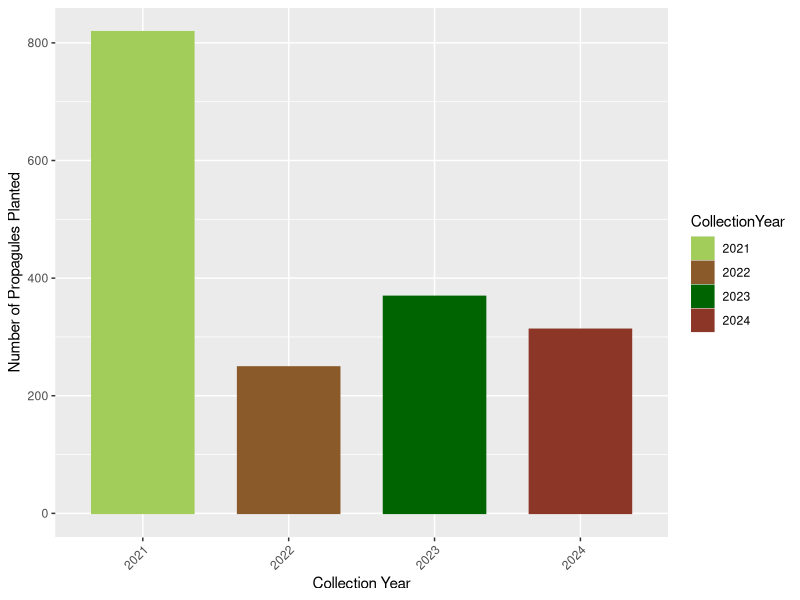
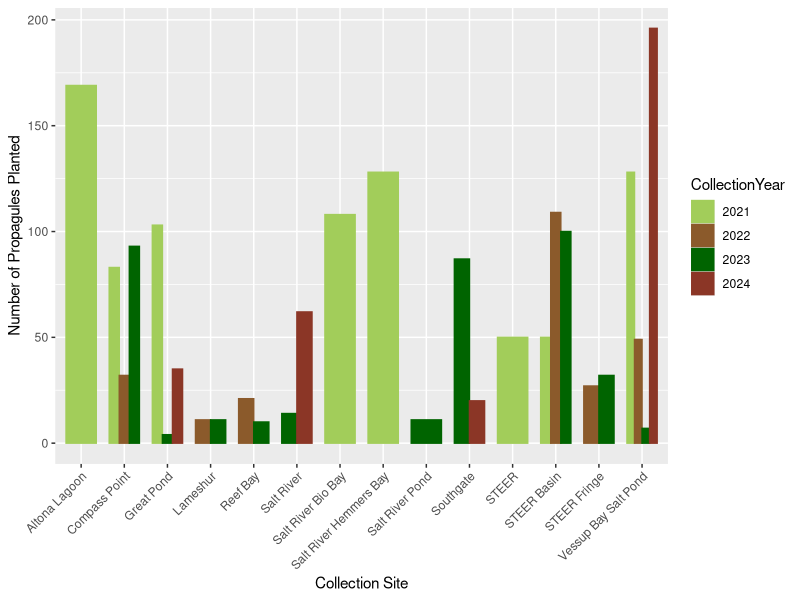
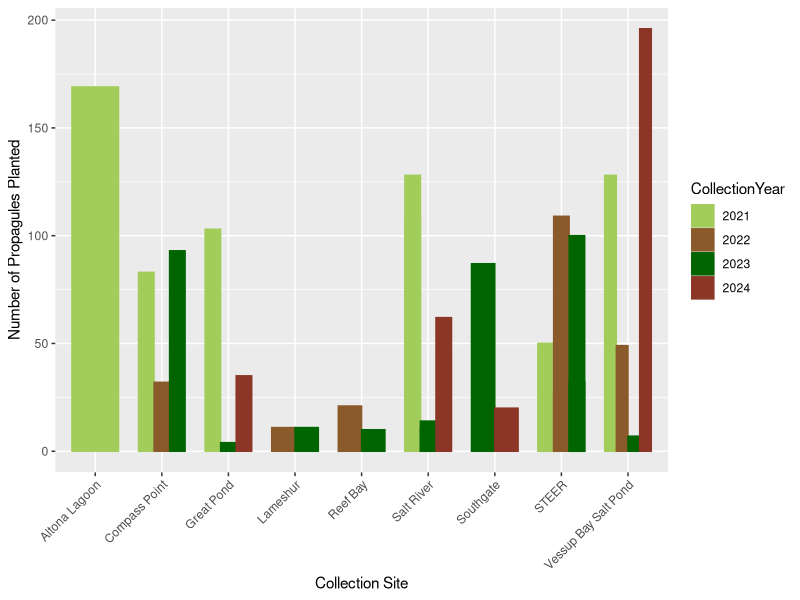
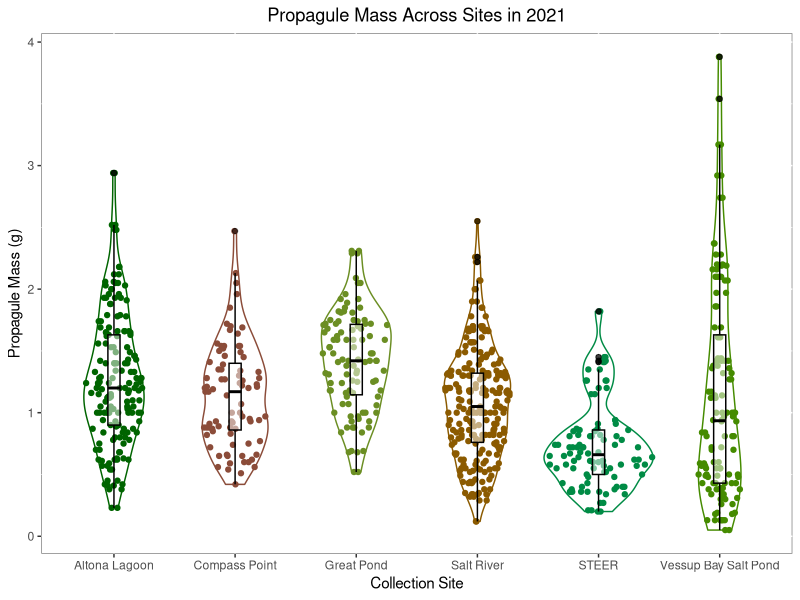
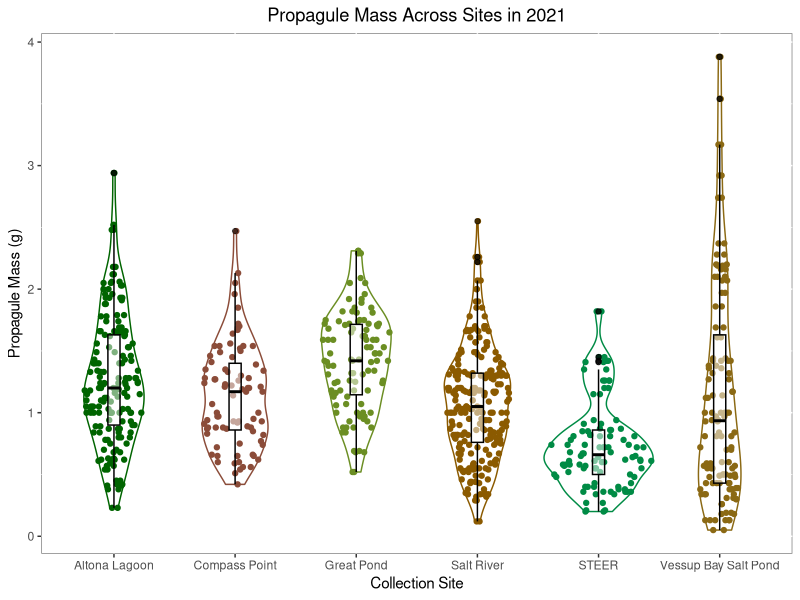

Recreate these plots in R, in order. (Note: this script raises an error after producing the figures.)
## ---- chunk 1
#changed a thing
## ---- chunk 2
library(tidyverse)
library(readr)
library(lubridate)#as date function tells things they are dates

AVGE <- read_csv("AVGE Intake Data11.14.24.csv")

unique(AVGE$CollectionSite)
# "VBSP"                       NA                           "CP"                        
# [4] "STEER Basin"                "AL"                         "SRHB"                      
# [7] "SRBB"                       "GP"                         "UNK"                       
#[10] "STEER Fringe"               "LS"                         "RB"                        
#[13] "STEER BASIN"                "SG"                         "NUMBERS WERE IN 600'S, NOW"
#[16] "STEER FRINGE"               "LAMESHUR"                   "VESSUP SALT POND"          
#[19] "SALT RIVER POND"            "SARI"                       "Vessup Salt Pond"          
#[22] "na"                         "STEER"                      "Altona Lagoon"             
#[25] "Hemmers Bay"                "Bio Bay"                    "Great Pond"                
#[28] "Oasis Cove, Vessup Bay"     "Southgate"                  "SALT RIVER"                
#[31] "Vessup" 


#want all the site IDs to say the name of the site

AVGE<-AVGE%>%
  mutate(CollectionSite=recode(CollectionSite,
    "VBSP"= "Vessup Bay Salt Pond",
    "VESSUP SALT POND"= "Vessup Bay Salt Pond",
    "Vessup Salt Pond"= "Vessup Bay Salt Pond",
    "STEER BASIN"= "STEER Basin",
    "STEER FRINGE"= "STEER Fringe",
    "SRBB"= "Salt River Bio Bay",
    "Bio Bay"= "Salt River Bio Bay",
    "Hemmers Bay"= "Salt River Hemmers Bay",
    "SRHB"= "Salt River Hemmers Bay",
    "AL"= "Altona Lagoon",
    "GP"= "Great Pond",
    "LS"= "Lameshur",
    "LAMESHUR"= "Lameshur",
    "SARI"= "Salt River",
    "SALT RIVER"= "Salt River",
    "SALT RIVER POND"= "Salt River Pond",
    "CP"= "Compass Point",
    "SG"="Southgate",
    "RB"="Reef Bay"))

unique(AVGE$CollectionSite)

#remove props from unknown sites and na
AVGE<-AVGE%>%
  filter(!(CollectionSite=="na"))%>%
  filter(!(CollectionSite=="UNK"))%>%
  filter(!(CollectionSite=="NUMBERS WERE IN 600'S, NOW"))%>%
  filter(!(CollectionSite=="Oasis Cove, Vessup Bay"))
#remove all rows where collection site isn't recorded (NA in dataframe)
AVGE<-AVGE%>%
  filter(!is.na(CollectionSite))
  
#going to remove the three props that say oasis cove vessup bay, and NUMBERS WERE IN 600'S, NOW

#check to make sure all sites have a collection site
AVGEcheck<-AVGE%>%
  filter(CollectionSite==NA|CollectionSite=="na"|CollectionSite=="UNK")

#use lubridate to so my dates are recognized as dates and I can pull the year out
AVGE$CollectionDate<-mdy(AVGE$CollectionDate)

AVGE<-AVGE%>%
  mutate(CollectionYear=year(CollectionDate))
## ---- chunk 3

#six trees don't have a collected date, but they were planted in 2021, going to change collection year to 2021

AVGE$CollectionYear <- ifelse(is.na(AVGE$CollectionYear), 2021, AVGE$CollectionYear)
#how many props planted each year?
YearCount<-AVGE%>%
  group_by(CollectionYear)%>%
  summarise(count=n())

YearCount$CollectionYear<-as.factor(YearCount$CollectionYear)
#colors
yearcolors<-c("darkolivegreen3", "tan4","darkgreen","tomato4")

YearPlot<-YearCount%>%
  ggplot(aes(x=CollectionYear,y=count, color=CollectionYear, fill=CollectionYear))+
  geom_col(position="dodge",stat="identity", width=0.7)+
  theme(axis.text.x = element_text(angle = 45, hjust = 1))+
  scale_fill_manual(values=yearcolors)+
  scale_color_manual(values=yearcolors)+
  xlab("Collection Year")+
  ylab("Number of Propagules Planted")

YearPlot

## ---- chunk 4

#six trees don't have a collected date, but they were planted in 2021, going to change collection year to 2021

AVGE$CollectionYear <- ifelse(is.na(AVGE$CollectionYear), 2021, AVGE$CollectionYear)

#want to know how many props were collected from each site each year
SiteCount<-AVGE%>%
  group_by(CollectionYear,CollectionSite)%>%
  summarise(count=n())

#make factor
SiteCount$CollectionYear<-as.factor(SiteCount$CollectionYear)

#colors
yearcolors<-c("darkolivegreen3", "tan4","darkgreen","tomato4")

CountPlot<-SiteCount%>%
  ggplot(aes(x=CollectionSite,y=count,color=CollectionYear, fill=CollectionYear))+
  geom_col(position="dodge",stat="identity", width=0.7)+
  theme(axis.text.x = element_text(angle = 45, hjust = 1))+
  scale_fill_manual(values=yearcolors)+
  scale_color_manual(values=yearcolors)+
  xlab("Collection Site")+
  ylab("Number of Propagules Planted")

CountPlot

#going to combine all Salt Pond and steer Locations and replot 

SiteCountSitesMerged<-SiteCount%>%
  mutate(CollectionSite=recode(CollectionSite,
    "Salt River Bio Bay"= "Salt River",
    "Salt River Hemmers Bay"= "Salt River",
    "Salt River Pond"= "Salt River",
    "STEER Basin"= "STEER",
    "STEER Fringe"= "STEER",
    ))

MergedSites<-SiteCountSitesMerged%>%
  ggplot(aes(x=CollectionSite,y=count,color=CollectionYear, fill=CollectionYear))+
  geom_col(position="dodge",stat="identity", width=0.7)+
  theme(axis.text.x = element_text(angle = 45, hjust = 1))+
  scale_fill_manual(values=yearcolors)+
  scale_color_manual(values=yearcolors)+
  xlab("Collection Site")+
  ylab("Number of Propagules Planted")

MergedSites


## ---- chunk 5
library(ggforce)#for sinaplots

#merging all steer and salt river into one site for analysis
AVGEmerged<-AVGE%>%
   mutate(CollectionSite=recode(CollectionSite,
    "Salt River Bio Bay"= "Salt River",
    "Salt River Hemmers Bay"= "Salt River",
    "Salt River Pond"= "Salt River",
    "STEER Basin"= "STEER",
    "STEER Fringe"= "STEER",
    ))

#rename mass column because it things Mass(g) is a function
colnames(AVGEmerged)[colnames(AVGEmerged) == "Mass(g)"] <- "Mass"

#reclassify Mass and Collection Site
AVGEmerged$Mass<-as.numeric(AVGEmerged$Mass)
AVGEmerged$CollectionSite<-as.factor(AVGEmerged$CollectionSite)


#want to plot
mass21<-AVGEmerged%>%
  filter(CollectionYear==2021)%>%
  ggplot(aes(x=CollectionSite, y=Mass, color=CollectionSite))+#setting my x and y values,
  geom_violin()+#
    geom_sina()+#adds all the dots to the violin plot needs ggforce library
    geom_boxplot(width=0.1, color="black", alpha=0.5)+
  ggtitle("Propagule Mass Across Sites in 2021")+
  ylab("Propagule Mass (g)")+
  xlab("Collection Site")+
  theme(legend.position="none", plot.title = element_text(hjust = 0.5), panel.background =   element_rect(fill = "white", colour = "grey50"))+#no legend, centered title, no background
  scale_color_manual(name = "Site", values = c("darkgreen","salmon4", "olivedrab","orange4","springgreen4","chartreuse4"))#sets the colors manually of the dots, and outlines of violin plots

mass21
  


## ---- chunk 6
#function to plot, 
    #input the dataframe
    #collection year
    #what y value you want to use ie:L/W/M
    #title in quotes
    #and y label in quotes

PropViolinPlot<-function(df,collectionyear,YVal,title, ylab){
 
   #filter the dataframe
  filterdata<-df%>%
    filter(CollectionYear==collectionyear)
 
   #color options
  plotcolors<-c("darkgreen","salmon4", "olivedrab","orange4","springgreen4","goldenrod4")
 
   #plot things
  plot<-filterdata%>%
    ggplot(aes(x=CollectionSite, y = .data[[YVal]], color=CollectionSite))+#setting my x and y values, 
  geom_violin()+#
    geom_sina()+#adds all the dots to the violin plot needs ggforce library
    geom_boxplot(width=0.1, color="black", alpha=0.5)+
  ggtitle(title)+
  ylab(ylab)+
  xlab("Collection Site")+
  theme(legend.position="none", plot.title = element_text(hjust = 0.5), panel.background = element_rect(fill = "white", colour = "grey50"))+#no legend, centered title, no background
    scale_color_manual(name = "Site", values = plotcolors)
  
  #return the plot
  return(plot)
  }#sets the colors manually of the dots, and outlines of violin plots


#Mass 2021
f2021mass<-PropViolinPlot(AVGEmerged,2021,"Mass","Propagule Mass Across Sites in 2021","Propagule Mass (g)")

f2021mass

#Width 2021
AVGEmerged$Width<-as.numeric(AVGEmerged$Width)

f2021width<-PropViolinPlot(AVGEmerged,2021,"Width","Propagule Width Across Sites in 2021","Propagule Width (cm)")

f2021width

#Length 2021
f2021length<-PropViolinPlot(AVGEmerged,2021,"Propagule Length(cm)","Propagule Length Across Sites in 2021","Propagule Length (cm)")

